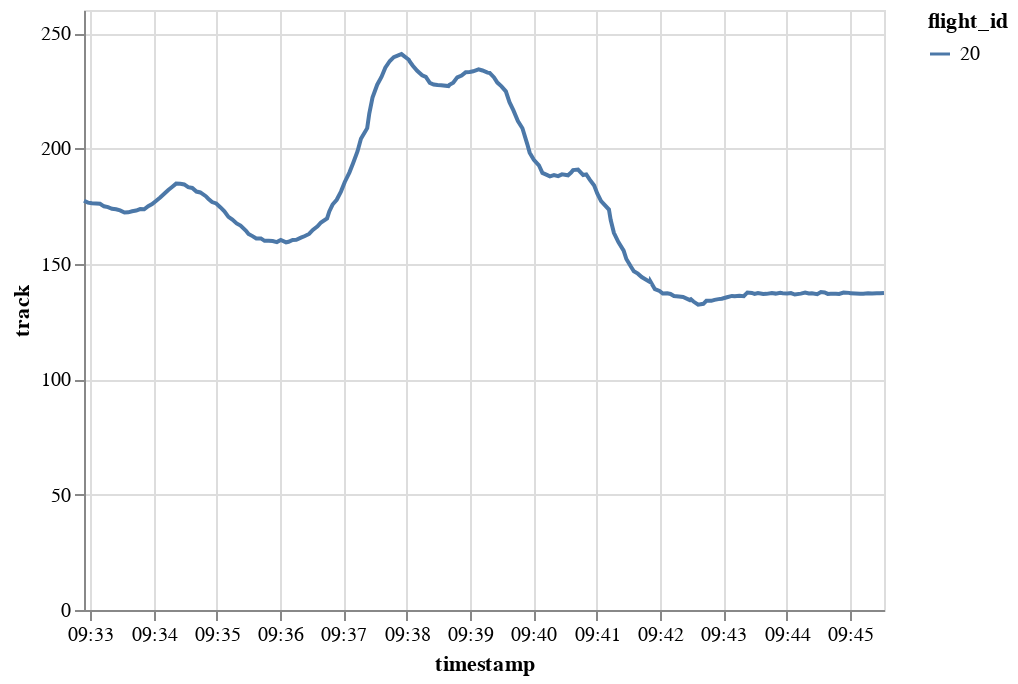

Source (notebook cell):
### Code cell
generated.chart().encode(alt.Y("track"), alt.X("timestamp"), alt.Color("flight_id"))

### Figure 1 — Vega-Lite specification as saved in the notebook (floating-point values rounded to 4 significant figures; data arrays with more than 128 entries replaced by an {"elided": "..."} marker saying what was removed)
{"config": {"view": {"continuousWidth": 400, "continuousHeight": 300}}, "data": {"name": "data-2568e6c6a95d2f03c72e4411fe3d7997"}, "mark": "line", "encoding": {"color": {"type": "nominal", "field": "flight_id"}, "x": {"type": "temporal", "field": "timestamp"}, "y": {"type": "quantitative", "field": "track"}}, "$schema": "https://vega.github.io/schema/vega-lite/v4.8.1.json", "datasets": {"data-2568e6c6a95d2f03c72e4411fe3d7997": {"elided": "200 records"}}}
